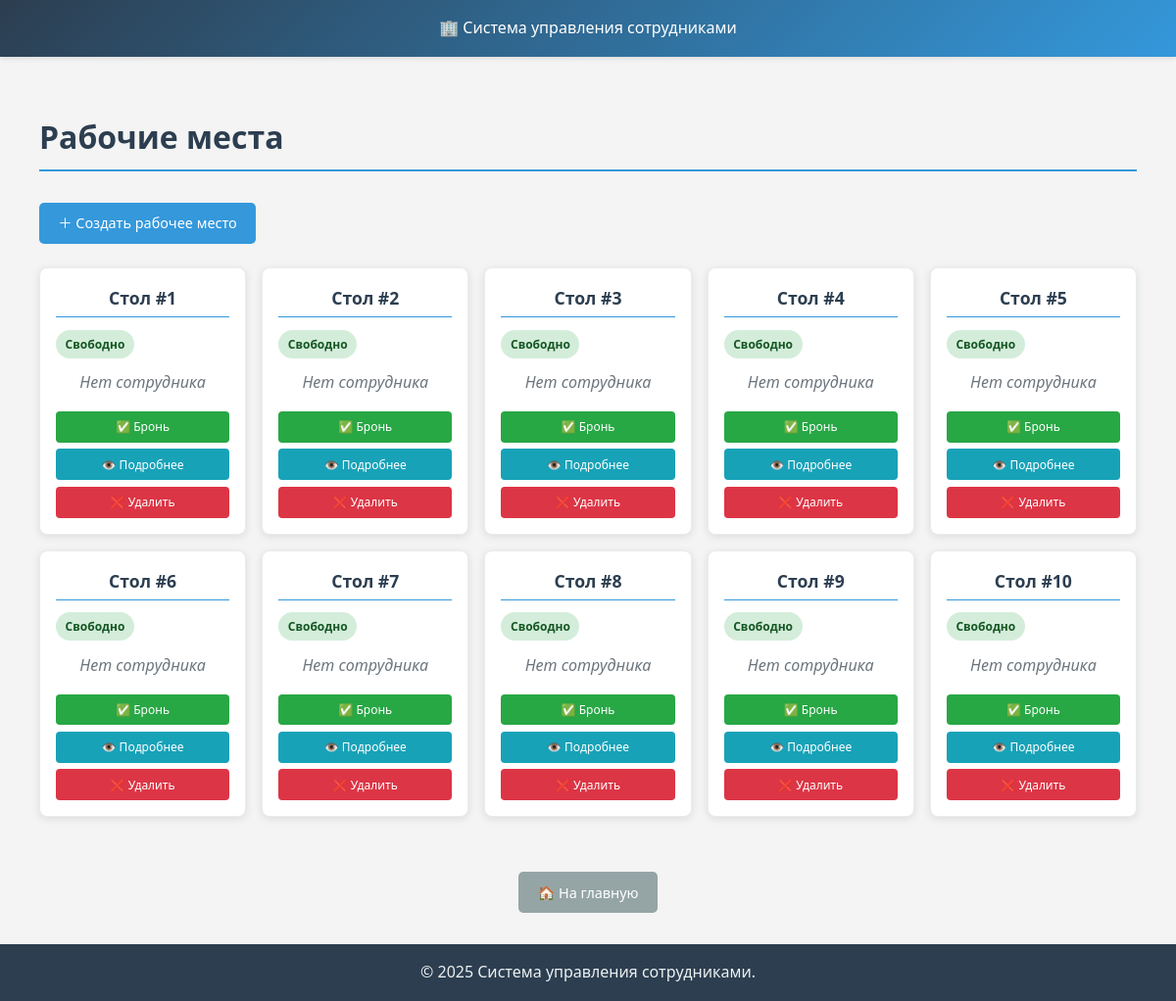
Before: /workplaces/ with the older database file.
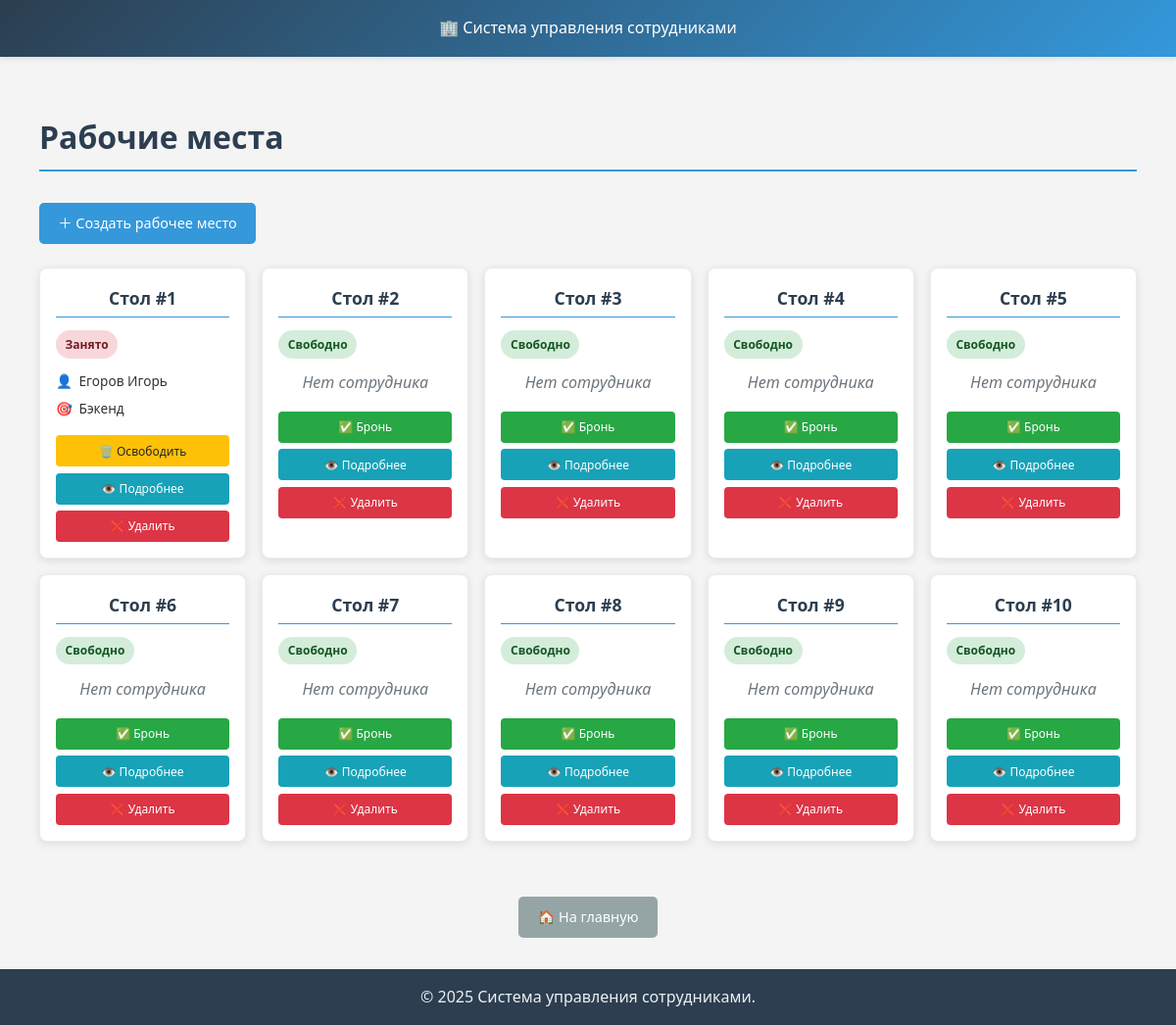
After: the same page with the newer database file.
### workplaces/models.py (models this page shows, shortened)
class Workplace(models.Model):
    desk_number = models.CharField(
        max_length=10, unique=True, verbose_name="Номер стола"
    )
    employee = models.OneToOneField(
        Employee,
        on_delete=models.SET_NULL,
        null=True,
        blank=True,
        related_name="workplace",  # Добавляем related_name
        verbose_name="Сотрудник",
    )
    additional_info = models.TextField(
        blank=True, verbose_name="Дополнительная информация"
    )
    class Meta:
        verbose_name = "Рабочее место"
        verbose_name_plural = "Рабочие места"

### employees/models.py (models this page shows, shortened)
class Employee(AbstractUser):
    GENDER_CHOICES = [
        ("M", "Мужской"),
        ("F", "Женский"),
    ]
    email = models.EmailField(
        unique=True,
        verbose_name="Email",
        blank=False,
    )
    username = models.CharField(
        max_length=150,
        unique=True,
        verbose_name="Логин",
    )
    middle_name = models.CharField(max_length=100, blank=True, verbose_name="Отчество")
    gender = models.CharField(max_length=1, choices=GENDER_CHOICES, verbose_name="Пол")
    description = models.TextField(blank=True, verbose_name="Описание")
    """
    groups = models.ManyToManyField(
        Group,
        verbose_name="Группы",
        blank=True,
        related_name="employee_groups",  # чтобы избежать конфликтов
        related_query_name="employees",
    )
    """
    class Meta:
        ordering = ("-date_joined",)
        verbose_name = "Сотрудник"
        verbose_name_plural = "Сотрудники"
    def get_skills_display(self):
        skills = self.skills.all()
        if skills:
            return ", ".join([f"{skill.get_skill_display()}" for skill in skills])
        return "Нет навыков"
    def __str__(self):
        return f"{self.last_name} {self.first_name}"

class EmployeeSkill(models.Model):
    SKILL_CHOICES = [
        ("frontend", "Фронтенд"),
        ("backend", "Бэкенд"),
        ("testing", "Тестирование"),
        ("management", "Управление проектами"),
        ("design", "Дизайн"),
        ("devops", "DevOps"),
    ]
    employee = models.ForeignKey(
        Employee,
        on_delete=models.CASCADE,
        related_name="skills",
        verbose_name="Сотрудник",
    )
    skill = models.CharField(
        max_length=100, choices=SKILL_CHOICES, verbose_name="Навык"
    )
    level = models.IntegerField(
        validators=[MinValueValidator(1), MaxValueValidator(10)],
        verbose_name="Уровень навыка",
    )
    class Meta:
        unique_together = ("employee", "skill")
        verbose_name = "Навык сотрудника"
        verbose_name_plural = "Навыки сотрудников"

### workplaces/views.py (the view)
# urls.py: path("", views.WorkplaceListViews.as_view(), name="workplaces"),
class WorkplaceListViews(ListView):
    model = Workplace
    template_name = "workplaces/workplaces.html"
    context_object_name = "workplaces"
    def get_queryset(self):
        return Workplace.objects.select_related("employee").all()
    def get_context_data(self, **kwargs):
        context = super().get_context_data(**kwargs)
        context["available_employees"] = Employee.objects.filter(
            workplace__isnull=True
        ).prefetch_related("skills")
        return context

### templates/workplaces/workplaces.html
{% extends 'base.html' %}
{% load static %}
{% block extra_css %}
    <link rel="stylesheet" href="{% static 'css/workplaces/workplaces.css' %}">
{% endblock %}
{% block content %}
<div class="container workplace-container">
    <h1>Рабочие места</h1>
    <a href="{% url 'workplaces:add_workplace' %}" class="btn btn-primary btn-create">
        ＋ Создать рабочее место
    </a>
    <div class="row workplaces-grid">
        {% for workplace in workplaces %}
        <div class="col-md-4 mb-3">
            <div class="workplace-card">
                <h5 class="card-title">Стол #{{ workplace.desk_number }}</h5>
                {% if workplace.employee %}
                <div class="status-badge status-occupied">Занято</div>
                <div class="workplace-info">
                    <p><strong>👤</strong> {{ workplace.employee|truncatechars:15 }}</p>
                    <p><strong>🎯</strong> {{ workplace.employee.get_skills_display|truncatechars:20 }}</p>
                </div>
                {% else %}
                <div class="status-badge status-free">Свободно</div>
                <p class="text-muted text-center">Нет сотрудника</p>
                {% endif %}
                <div class="workplace-actions">
                    {% if workplace.employee %}
                    <a href="{% url 'workplaces:clear_workplace' workplace.pk %}"
                       class="btn-workplace btn-warning" title="Освободить место">
                        🗑️ Освободить
                    </a>
                    {% else %}
                    <a href="{% url 'workplaces:booking' workplace.pk %}"
                       class="btn-workplace btn-success" title="Забронировать место">
                        ✅ Бронь
                    </a>
                    {% endif %}
                    <a href="{% url 'workplaces:workplace_detail' workplace.pk %}"
                       class="btn-workplace btn-info" title="Подробная информация">
                        👁️ Подробнее
                    </a>
                    <a href="{% url 'workplaces:delete_workplace' workplace.pk %}"
                       class="btn-workplace btn-danger" title="Удалить рабочее место">
                        ❌ Удалить
                    </a>
                </div>
            </div>
        </div>
        {% endfor %}
    </div>
</div>
<div class="navigation-buttons">
    <a href="/" class="btn btn-secondary">
        🏠 На главную
    </a>
</div>
{% endblock %}

Changed rows visible on the page:
changed Workplace: employee (not shown) → "Егоров Игорь"; employee.skills (not shown) → "Бэкенд"; employee_id "Свободно Нет сотрудника ✅ Бронь" → "Занято 👤 🎯 🗑️ Освободить"
